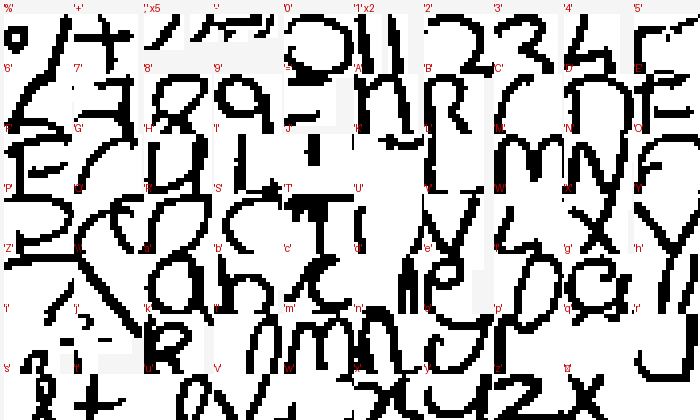
#> input picture HandwriteAI/styles/_p2_stage/contact.png, 700 x 420 px
$ python -i enroll.py   (imports and definitions only)
#> lines starting #> are read from the running program, lines starting #| are printed output that depends on the picture; after the words box and inside, x2 and y2 are one past the last pixel; in counts of white or black regions, pixels touching at a corner belong together
#> in warp_sheet, img is the input picture: shape (420, 700, 3); mean R, G, B 189.1, 188.2, 188.2
"""
HandwriteAI - ENROLLMENT: one sheet that teaches the system YOUR letters.

Problem it solves: shape-bucket retrieval pastes random lookalikes per position
('T' slot gets any tall crop), so output looks handwritten but reads as gibberish.
Enrollment fixes identity: you write each character once in a labeled box, and
every future render pastes the CORRECT letter in your ink.

Workflow:
  1. python enroll.py sheet --out enrollment-sheet.png   (print it, or copy to tablet)
  2. Write each character inside its box, naturally, black/blue pen. Stay inside.
     Empty boxes are fine (those chars fall back to font rendering).
  3. Photograph/scan the sheet (fill the frame, decent light, no shadows).
   4. python enroll.py build photo.jpg --profile "Profile 1"
   5. python convert.py --profile "Profile 1" --text "hello"
      (UI: Generate tab -> mode "labeled")

Sheet geometry (fractions of page, A4 portrait @300dpi = 2480x3508):
  - 4 filled-square fiducials near corners -> perspective correction of photos
  - 8 cols x 10 rows = 80 boxes, 77 labeled + 3 spare
"""
from __future__ import annotations
import os, json, string, argparse
import numpy as np
from PIL import Image, ImageDraw, ImageFont

SHEET_W, SHEET_H = 2480, 3508
FID_FRAC = 0.035   # fiducial square size (fraction of width)
FID_INSET = 0.045  # fiducial center inset from edges
CX0, CX1, CY0, CY1 = 0.11, 0.89, 0.10, 0.93
COLS, ROWS = 8, 10

CHARS: list = (list(string.ascii_lowercase) + list(string.ascii_uppercase)
               + list(string.digits)
               + list(".,!?;:'\"()-+=/&"))
# [2 lines not run here, left out]


# [59 lines left out: functions _font, cell_rect, fiducial_centers, make_sheet, not called in this run]


def _find_fiducials(gray: np.ndarray):
    import cv2
    blur = cv2.GaussianBlur(gray, (9, 9), 0)
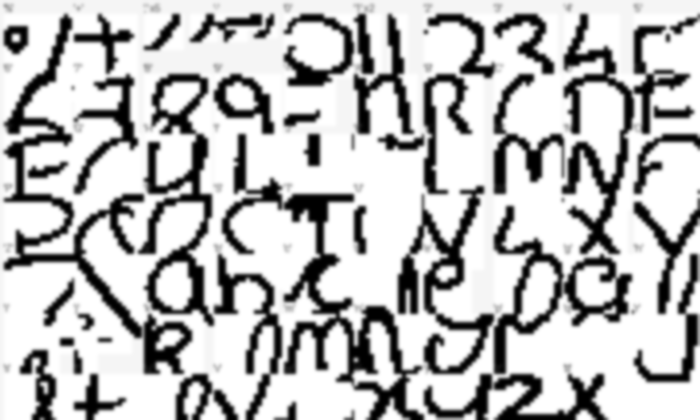
#> blur: shape (420, 700); min 0, max 255, mean 188.4
    _, bw = cv2.threshold(blur, 0, 255, cv2.THRESH_BINARY + cv2.THRESH_OTSU)
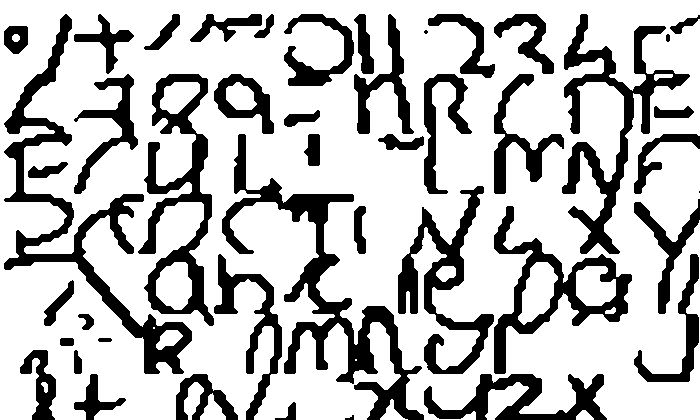
#> bw: shape (420, 700); 73.6% white; 45 black regions (2 under 20 px), largest, box (x1, y1, x2, y2) and area: (222, 134, 424, 420) 9659, (4, 14, 192, 374) 8998, (562, 14, 690, 254) 6987
    ink = (bw < 128).astype(np.uint8) * 255
#> ink: shape (420, 700); 26.4% white; 45 white regions (2 under 20 px)
    cnts, _ = cv2.findContours(ink, cv2.RETR_EXTERNAL, cv2.CHAIN_APPROX_SIMPLE)
#> cnts = 45 contours, 4 with area under 20; largest, box (x1, y1, x2, y2) and area: (222, 134, 424, 420) 8785, (4, 14, 192, 374) 8540, (138, 74, 214, 326) 7978, (494, 206, 632, 374) 7594, (562, 14, 690, 254) 6390
    h, w = gray.shape[:2]
#> h = 420; w = 700
    cands = []
    for c in cnts:
        area = cv2.contourArea(c)
        if not (0.0004 * w * h < area < 0.01 * w * h):
            continue
        peri = cv2.arcLength(c, True)
        approx = cv2.approxPolyDP(c, 0.04 * peri, True)
        if len(approx) != 4:
            continue
        x, y, cw, chh = cv2.boundingRect(approx)
        if min(cw, chh) / max(cw, chh) < 0.75:
            continue
        M = cv2.moments(c)
        if M["m00"] == 0:
            continue
        cands.append((M["m10"] / M["m00"], M["m01"] / M["m00"]))
#> this loop made 45 passes
#> (area, peri) on passes 2, 4, 5, 7, 10, 12, 13, 16, 19, 20, 21, 22: (123.5, 68.73), (1098, 318.6), (702, 177.7), (1153.5, 248.8), (123, 56.28), (1594, 424), (2485, 678.4), (1549, 379.2), (303, 97.25), (849.5, 267.6), (382, 116.9), (359, 84.97)
#> area on passes 3, 8, 9, 14, 18, 23: 3300.5, 37, 89, 7594, 4923, 8785
#> after the loop, cands = [(165, 33.23)]
    if len(cands) < 4:
#> (the run stopped early here; a loop or call above may not have finished)
